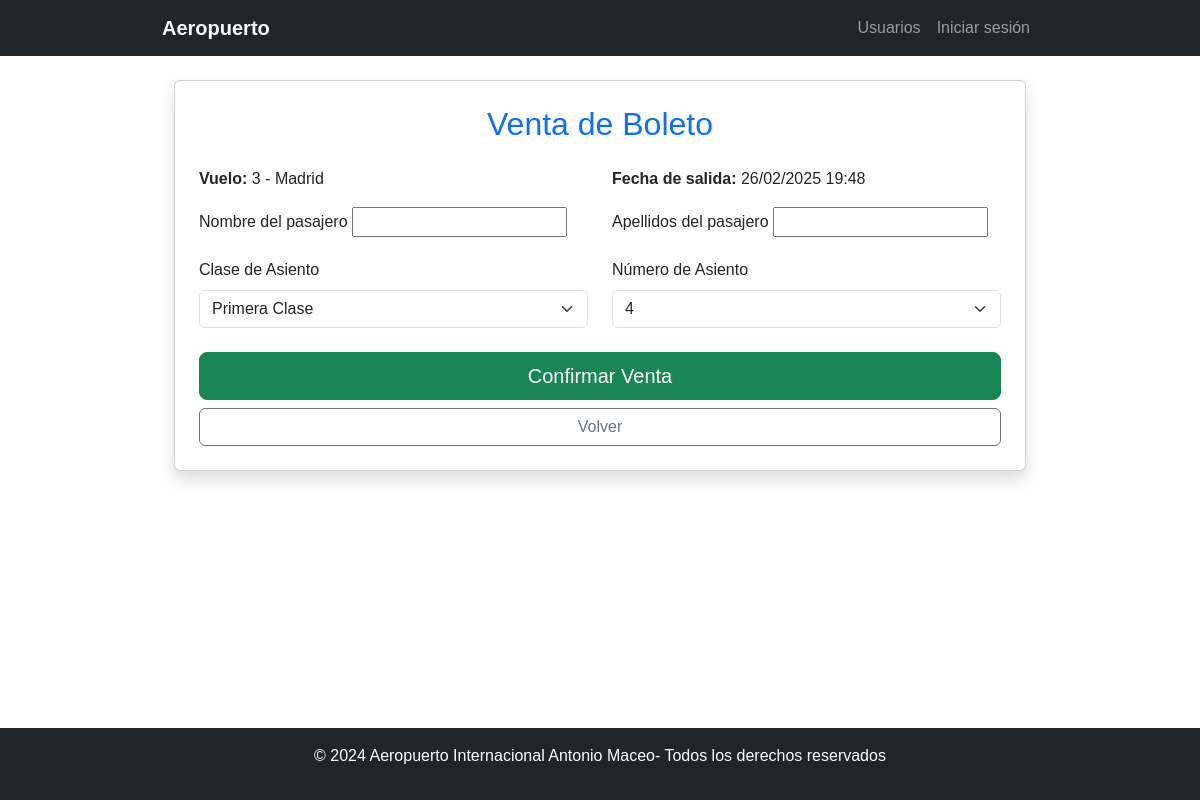
Screenshot of /airport/vender_boleto/3/ with the database file from the repository.
### aplicacion/models.py (models this page shows, shortened)
class Vuelo(models.Model):
    TIPO_VUELO_CHOICES = [
        ('NACIONAL', 'Nacional'),
        ('INTERNACIONAL', 'Internacional'),
    ]
    terminal = models.ForeignKey('Terminal', on_delete=models.CASCADE)
    avion = models.ForeignKey('Avion', on_delete=models.CASCADE)
    pais_destino = models.CharField(max_length=100)
    ciudad_destino = models.CharField(max_length=100)
    fecha_salida = models.DateTimeField()
    fecha_arribo = models.DateTimeField()
    tipo_vuelo = models.CharField(
        max_length=13,
        choices=TIPO_VUELO_CHOICES,
        default='NACIONAL'
    )
    def obtener_rangos_asientos(self):
        total_asientos = self.avion.cantidad_asientos
        primera_fin = int(total_asientos * 0.15)  # 15% para primera clase
        segunda_fin = primera_fin + int(total_asientos * 0.25)  # 25% para segunda clase
        tercera_fin = total_asientos  # 60% restante para tercera clase
        return {
            'PRIMERA': range(1, primera_fin + 1),
            'SEGUNDA': range(primera_fin + 1, segunda_fin + 1),
            'TERCERA': range(segunda_fin + 1, tercera_fin + 1),
        }

### aplicacion/views.py (the view)
# urls.py: path('vender_boleto/<int:vuelo_id>/', views.vender_boleto, name='vender_boleto'),
def vender_boleto(request, vuelo_id):
    vuelo = get_object_or_404(Vuelo, id=vuelo_id)
    if request.method == "POST":
        form = VentaBoletoForm(request.POST)
        if form.is_valid():
            clase_asiento = form.cleaned_data["clase_asiento"]
            numero_asiento = int(form.cleaned_data["numero_asiento"])
            asientos_disponibles = obtener_asientos_disponibles_directo(vuelo, clase_asiento)
            if numero_asiento not in vuelo.obtener_rangos_asientos()[clase_asiento]:
                return render(request, "aplicacion/vender_boleto.html", {
                    "form": form,
                    "vuelo": vuelo,
                    "error": ("Asiento no válido. Por favor intruduzca un número válido")
                })
            if numero_asiento not in asientos_disponibles:
                return render(request, "aplicacion/vender_boleto.html", {
                    "form": form,
                    "vuelo": vuelo,
                    "error": "El asiento seleccionado ya está ocupado. Intente con otro."
                })
            pasajero, _ = Pasajero.objects.get_or_create(
                nombre=form.cleaned_data["nombre"],
                apellidos=form.cleaned_data["apellidos"]
            )
            Boleto.objects.create(
                vuelo=vuelo,
                pasajero=pasajero,
                clase_asiento=clase_asiento,
                numero_asiento=numero_asiento,
                precio_pagado = 0
            )
            return redirect("vista_moderador")
    else:
        form = VentaBoletoForm()
    clase_asiento = request.GET.get("clase_asiento")
    clase_asiento = "SEGUNDA"
    print(clase_asiento)
    asientos_disponibles = obtener_asientos_disponibles_directo(vuelo, clase_asiento)
    return render(request, "aplicacion/vender_boleto.html", {
        "form": form,
        "vuelo": vuelo,
        "asientos":asientos_disponibles
    })

### aplicacion/forms.py
class VentaBoletoForm(forms.Form):
    nombre = forms.CharField(max_length=50, label="Nombre del pasajero")
    apellidos = forms.CharField(max_length=50, label="Apellidos del pasajero")
    clase_asiento = forms.ChoiceField(
        choices=[('PRIMERA', 'Primera Clase'), ('SEGUNDA', 'Segunda Clase'), ('TERCERA', 'Tercera Clase')],
        label="Clase de asiento"
    )
    numero_asiento = forms.IntegerField(label="Número de asiento")

### aplicacion/views.py (called while the page is built)
def obtener_asientos_disponibles_directo(vuelo, clase):
    if clase is None:
        return None
    asientos_ocupados = set(Boleto.objects.filter(vuelo=vuelo).values_list("numero_asiento", flat=True))
    rangos = vuelo.obtener_rangos_asientos()
    return [asiento for asiento in rangos[clase] if asiento not in asientos_ocupados]

### aplicacion/templates/aplicacion/vender_boleto.html (shortened to what this page needs)
{% extends 'aplicacion/base.html' %}
{% block content %}
<div class="container">
    <div class="card shadow p-4">
        <h2 class="text-center text-primary">Venta de Boleto</h2>
        <div class="row mt-3">
            <div class="col-md-6">
                <p><strong>Vuelo:</strong> {{ vuelo.id }} - {{ vuelo.ciudad_destino }}</p>
            </div>
            <div class="col-md-6">
                <p><strong>Fecha de salida:</strong> {{ vuelo.fecha_salida|date:"d/m/Y H:i" }}</p>
            </div>
        </div>
        <form method="post" id="ventaForm">
            <div class="row">
                <div class="col-md-6">
                    <label for="id_nombre" class="form-label">Nombre del pasajero</label>
                    {{ form.nombre }}
                </div>
                <div class="col-md-6">
                    <label for="id_apellidos" class="form-label">Apellidos del pasajero</label>
                    {{ form.apellidos }}
                </div>
            </div>
            <div class="row mt-3">
                <div class="col-md-6">
                    <label for="id_clase_asiento" class="form-label">Clase de Asiento</label>
                    <select class="form-select" id="clase_asiento" name="clase_asiento">
                        <option value="PRIMERA">Primera Clase</option>
                    </select>
                </div>
                <div class="col-md-6">
                    <label for="id_asiento" class="form-label">Número de Asiento</label>
                    <select class="form-select" id="asiento_select" name="numero_asiento">
                        {% for asiento in asientos %}
                            <option value="{{ asiento }}">{{ asiento }}</option>
                        {% endfor %}
                    </select>
                </div>
            </div>
            <div class="d-grid gap-2 mt-4">
                <button type="submit" class="btn btn-success btn-lg">Confirmar Venta</button>
                <a href="{% url 'vista_moderador' %}" class="btn btn-outline-secondary">Volver</a>
            </div>
        </form>
    </div>
</div>
{% endblock %}

### aplicacion/static/css/styles.css (style rules this page uses)
body { font-family: Arial, sans-serif; display: grid; min-height: 100vh; grid-template-rows: auto 1fr auto; }
.container { max-width: 900px; }

### rows the page displays
Vuelo: id "3", ciudad_destino "Madrid", fecha_salida "26/02/2025 19:48"

### other values shown
form field numero_asiento "4"
